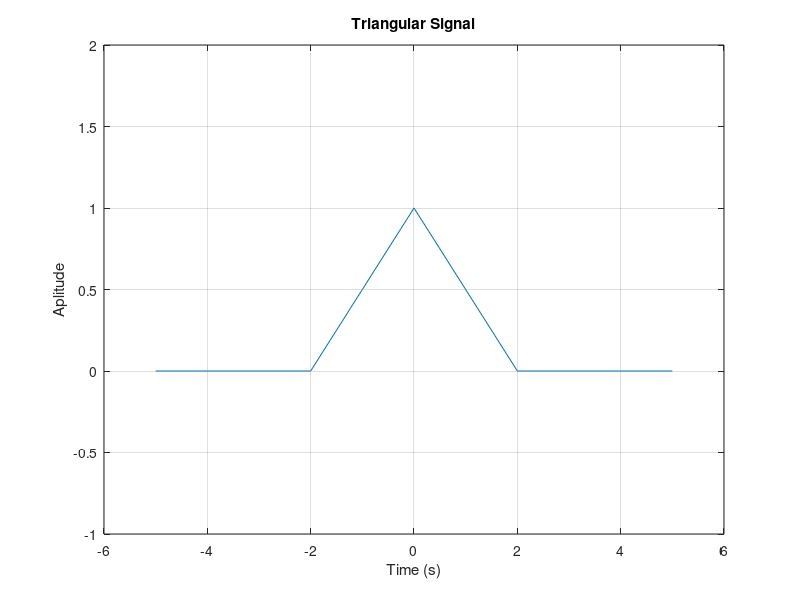

Recreate this plot in MATLAB.
% Triangular Signal
clc
clear
close all

t = -5 : 5;
a = 2;
x1 = 1 - abs(t)/2;
x2 = 0;

x = x1.*(abs(t)<= a) + x2.*(abs(t) > 0);
grid on;
plot(t, x);
xlabel('Time (s)');
ylabel('Aplitude');
title('Triangular Signal');
axis([-6, 6, -1, 2]);
grid on;